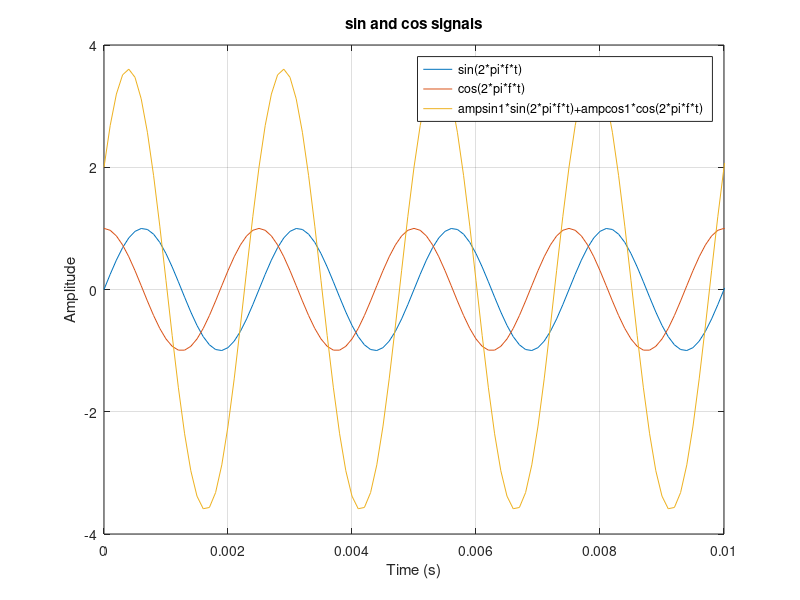
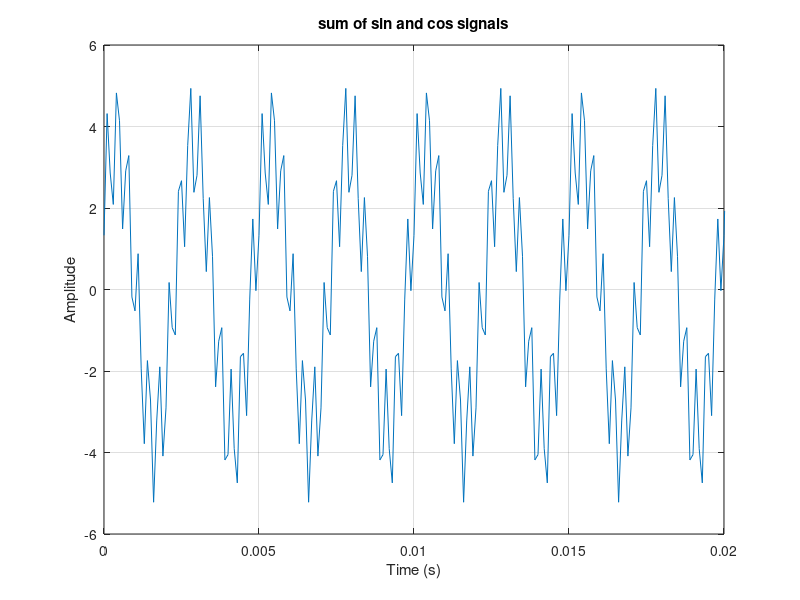

The MATLAB script that drew these images, in order:
% sin and cos signals
%
% Turker Dolapci
% 2024.08.12
%

clear all 	% clears everything in workspace
close all	% closes if there is something (e.g. figures)
clc 		% clears command window

%% Input section
fs= 10*1e3; %sampling rate equals to the number of samples per second (samples per second)
tdur= 1; 		% time length of the signal to be generated in seconds
fc1= 0.4*1e3;
fc2= 3*1e3;

%% Plot a sin and cos signal with the same amplitude and frequency in the same figure
t= (0:(1/fs):tdur).'; 	%time vector

sin1= sin(2*pi*fc1*t);
cos1= cos(2*pi*fc1*t);

figure;
plot(t, sin1)
hold on
plot(t, cos1)
title('sin and cos signals')
ylabel('Amplitude')
xlabel('Time (s)')
grid on
legend('sin(2*pi*f*t)', 'cos(2*pi*f*t)')
xlim([0 0.01])
pause();
%% Dot product https://www.mathworks.com/help/matlab/ref/dot.html
dot_sin1cos1= dot(sin1,cos1) %dot product of the sin signal with the cos signal
dot_selfsin1= dot(sin1,sin1); %dot product of the sin signal with itself (its energy or its norm^2)
dot_selfcos1= dot(cos1,cos1); %dot product of the cos signal with itself (its energy or its norm^2)

ampsin1=3; %amplitude of sin1 for the summation
ampcos1=2; %amplitude of cos1 for the summation

sumsincos=ampsin1*sin1+ampcos1*cos1; %sum of sin and cos signals

plot(t, sumsincos)
legend('sin(2*pi*f*t)', 'cos(2*pi*f*t)','ampsin1*sin(2*pi*f*t)+ampcos1*cos(2*pi*f*t)')

dot_sumsincos_with_sin= dot(sumsincos,sin1)/dot_selfsin1 %dot product of summation with sin1
dot_sumsincos_with_cos= dot(sumsincos,cos1)/dot_selfcos1 %dot product of summation with cos1

%%%%%%%%%%%%%%%%%%%%%%%%%%%%%%%%%%%%%%%%%%%%%%%%%%%%%%%%%%%%%%%%%%%%%%%%

sin2= sin(2*pi*fc2*t);
cos2= cos(2*pi*fc2*t);

dot_selfsin2= dot(sin2,sin2); %dot product of the sin signal with itself (its energy or its norm^2)
dot_selfcos2= dot(cos2,cos2); %dot product of the cos signal with itself (its energy or its norm^2)


ampsin2=1.5; %amplitude of sin2 for the summation
ampcos2=-0.67; %amplitude of cos2 for the summation

sumall=ampsin1*sin1+ampcos1*cos1+ampsin2*sin2+ampcos2*cos2; %sum of sin and cos signals

figure;
plot(t, sumall)
title('sum of sin and cos signals')
ylabel('Amplitude')
xlabel('Time (s)')
grid on
xlim([0 0.02])

dot_sumall_with_sin1= dot(sumall,sin1)/dot_selfsin1 %dot product of summation with sin1
dot_sumall_with_cos1= dot(sumall,cos1)/dot_selfcos1 %dot product of summation with cos1
dot_sumall_with_sin2= dot(sumall,sin2)/dot_selfsin2 %dot product of summation with sin2
dot_sumall_with_cos2= dot(sumall,cos2)/dot_selfcos2 %dot product of summation with cos2
